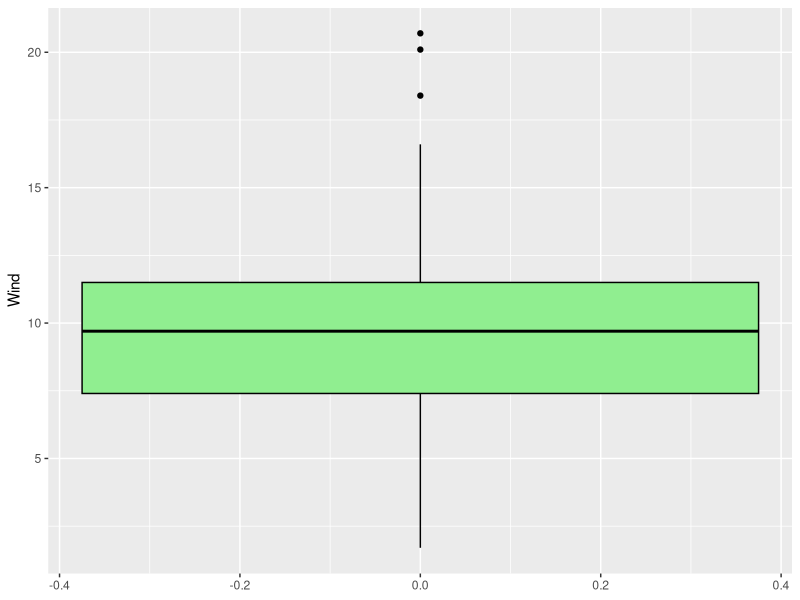

Reproduce this figure in R.
#Visualize average wind speed using boxplot and multiple boxplot for all air quality parameters.
library(ggplot2)
p<-ggplot(airquality, aes(y = Wind)) +
  geom_boxplot(fill = "lightgreen", color = "black") 
print(p)
